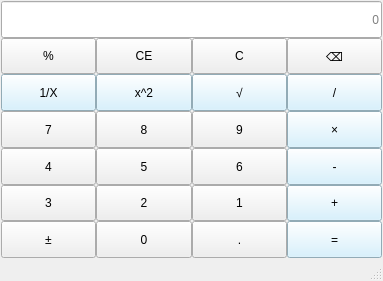
<?xml version="1.0" encoding="UTF-8"?>
<ui version="4.0">
 <class>MainWindow</class>
 <widget class="QMainWindow" name="MainWindow">
  <property name="geometry">
   <rect>
    <x>0</x>
    <y>0</y>
    <width>383</width>
    <height>281</height>
   </rect>
  </property>
  <property name="windowTitle">
   <string>计算器-温静怡-2023414290327</string>
  </property>
  <property name="styleSheet">
   <string notr="true">QPushButton{
	font: 12pt &quot;Microsoft YaHei UI&quot;;
}

QPushButton:hover{
	background-color:rgb(162, 204, 255)
}

QPushButton:pressed{
	background-color:rgb(71, 142, 255)
}</string>
  </property>
  <widget class="QWidget" name="centralwidget">
   <layout class="QGridLayout" name="gridLayout_2">
    <property name="leftMargin">
     <number>1</number>
    </property>
    <property name="topMargin">
     <number>1</number>
    </property>
    <property name="rightMargin">
     <number>1</number>
    </property>
    <property name="bottomMargin">
     <number>1</number>
    </property>
    <property name="horizontalSpacing">
     <number>0</number>
    </property>
    <property name="verticalSpacing">
     <number>3</number>
    </property>
    <item row="0" column="0">
     <layout class="QGridLayout" name="gridLayout">
      <property name="leftMargin">
       <number>0</number>
      </property>
      <property name="topMargin">
       <number>0</number>
      </property>
      <property name="rightMargin">
       <number>0</number>
      </property>
      <property name="bottomMargin">
       <number>0</number>
      </property>
      <property name="spacing">
       <number>0</number>
      </property>
      <item row="1" column="0">
       <widget class="QPushButton" name="btnPercentage">
        <property name="sizePolicy">
         <sizepolicy hsizetype="Minimum" vsizetype="Preferred">
          <horstretch>0</horstretch>
          <verstretch>0</verstretch>
         </sizepolicy>
        </property>
        <property name="text">
         <string>%</string>
        </property>
       </widget>
      </item>
      <item row="6" column="1">
       <widget class="QPushButton" name="btnNum0">
        <property name="sizePolicy">
         <sizepolicy hsizetype="Minimum" vsizetype="Preferred">
          <horstretch>0</horstretch>
          <verstretch>0</verstretch>
         </sizepolicy>
        </property>
        <property name="text">
         <string>0</string>
        </property>
       </widget>
      </item>
      <item row="6" column="0">
       <widget class="QPushButton" name="btnSign">
        <property name="sizePolicy">
         <sizepolicy hsizetype="Minimum" vsizetype="Preferred">
          <horstretch>0</horstretch>
          <verstretch>0</verstretch>
         </sizepolicy>
        </property>
        <property name="text">
         <string>±</string>
        </property>
       </widget>
      </item>
      <item row="2" column="2">
       <widget class="QPushButton" name="btnSqrt">
        <property name="sizePolicy">
         <sizepolicy hsizetype="Minimum" vsizetype="Preferred">
          <horstretch>0</horstretch>
          <verstretch>0</verstretch>
         </sizepolicy>
        </property>
        <property name="styleSheet">
         <string notr="true">QPushButton{
background-color: rgb(205, 239, 255)
}

QPushButton:hover{
	background-color:rgb(162, 204, 255)
}
QPushButton:pressed{
	background-color:rgb(71, 142, 255)
}</string>
        </property>
        <property name="text">
         <string>√</string>
        </property>
       </widget>
      </item>
      <item row="1" column="2">
       <widget class="QPushButton" name="btnClearAll">
        <property name="sizePolicy">
         <sizepolicy hsizetype="Minimum" vsizetype="Preferred">
          <horstretch>0</horstretch>
          <verstretch>0</verstretch>
         </sizepolicy>
        </property>
        <property name="text">
         <string>C</string>
        </property>
       </widget>
      </item>
      <item row="4" column="3">
       <widget class="QPushButton" name="btnMinus">
        <property name="sizePolicy">
         <sizepolicy hsizetype="Minimum" vsizetype="Preferred">
          <horstretch>0</horstretch>
          <verstretch>0</verstretch>
         </sizepolicy>
        </property>
        <property name="styleSheet">
         <string notr="true">QPushButton{
background-color: rgb(205, 239, 255)
}

QPushButton:hover{
	background-color:rgb(162, 204, 255)
}
QPushButton:pressed{
	background-color:rgb(71, 142, 255)
}</string>
        </property>
        <property name="text">
         <string>-</string>
        </property>
       </widget>
      </item>
      <item row="5" column="0">
       <widget class="QPushButton" name="btnNum3">
        <property name="sizePolicy">
         <sizepolicy hsizetype="Minimum" vsizetype="Preferred">
          <horstretch>0</horstretch>
          <verstretch>0</verstretch>
         </sizepolicy>
        </property>
        <property name="text">
         <string>3</string>
        </property>
       </widget>
      </item>
      <item row="4" column="1">
       <widget class="QPushButton" name="btnNum5">
        <property name="sizePolicy">
         <sizepolicy hsizetype="Minimum" vsizetype="Preferred">
          <horstretch>0</horstretch>
          <verstretch>0</verstretch>
         </sizepolicy>
        </property>
        <property name="text">
         <string>5</string>
        </property>
       </widget>
      </item>
      <item row="1" column="1">
       <widget class="QPushButton" name="btnClear">
        <property name="sizePolicy">
         <sizepolicy hsizetype="Minimum" vsizetype="Preferred">
          <horstretch>0</horstretch>
          <verstretch>0</verstretch>
         </sizepolicy>
        </property>
        <property name="text">
         <string>CE</string>
        </property>
       </widget>
      </item>
      <item row="4" column="2">
       <widget class="QPushButton" name="btnNum6">
        <property name="sizePolicy">
         <sizepolicy hsizetype="Minimum" vsizetype="Preferred">
          <horstretch>0</horstretch>
          <verstretch>0</verstretch>
         </sizepolicy>
        </property>
        <property name="text">
         <string>6</string>
        </property>
       </widget>
      </item>
      <item row="0" column="0" colspan="4">
       <widget class="QLineEdit" name="display">
        <property name="sizePolicy">
         <sizepolicy hsizetype="Expanding" vsizetype="Preferred">
          <horstretch>0</horstretch>
          <verstretch>0</verstretch>
         </sizepolicy>
        </property>
        <property name="alignment">
         <set>Qt::AlignmentFlag::AlignRight|Qt::AlignmentFlag::AlignTrailing|Qt::AlignmentFlag::AlignVCenter</set>
        </property>
        <property name="placeholderText">
         <string>0</string>
        </property>
       </widget>
      </item>
      <item row="3" column="1">
       <widget class="QPushButton" name="btnNum8">
        <property name="sizePolicy">
         <sizepolicy hsizetype="Minimum" vsizetype="Preferred">
          <horstretch>0</horstretch>
          <verstretch>0</verstretch>
         </sizepolicy>
        </property>
        <property name="text">
         <string>8</string>
        </property>
       </widget>
      </item>
      <item row="2" column="3">
       <widget class="QPushButton" name="btnDivide">
        <property name="sizePolicy">
         <sizepolicy hsizetype="Minimum" vsizetype="Preferred">
          <horstretch>0</horstretch>
          <verstretch>0</verstretch>
         </sizepolicy>
        </property>
        <property name="styleSheet">
         <string notr="true">QPushButton{
background-color: rgb(205, 239, 255)
}

QPushButton:hover{
	background-color:rgb(162, 204, 255)
}
QPushButton:pressed{
	background-color:rgb(71, 142, 255)
}</string>
        </property>
        <property name="text">
         <string>/</string>
        </property>
       </widget>
      </item>
      <item row="5" column="1">
       <widget class="QPushButton" name="btnNum2">
        <property name="sizePolicy">
         <sizepolicy hsizetype="Minimum" vsizetype="Preferred">
          <horstretch>0</horstretch>
          <verstretch>0</verstretch>
         </sizepolicy>
        </property>
        <property name="text">
         <string>2</string>
        </property>
       </widget>
      </item>
      <item row="2" column="1">
       <widget class="QPushButton" name="btnSquare">
        <property name="sizePolicy">
         <sizepolicy hsizetype="Minimum" vsizetype="Preferred">
          <horstretch>0</horstretch>
          <verstretch>0</verstretch>
         </sizepolicy>
        </property>
        <property name="styleSheet">
         <string notr="true">QPushButton{
background-color:rgb(205, 239, 255)
}

QPushButton:hover{
	background-color:rgb(162, 204, 255)
}
QPushButton:pressed{
	background-color:rgb(71, 142, 255)
}</string>
        </property>
        <property name="text">
         <string>x^2</string>
        </property>
       </widget>
      </item>
      <item row="3" column="0">
       <widget class="QPushButton" name="btnNum7">
        <property name="sizePolicy">
         <sizepolicy hsizetype="Minimum" vsizetype="Preferred">
          <horstretch>0</horstretch>
          <verstretch>0</verstretch>
         </sizepolicy>
        </property>
        <property name="styleSheet">
         <string notr="true"/>
        </property>
        <property name="text">
         <string>7</string>
        </property>
       </widget>
      </item>
      <item row="1" column="3">
       <widget class="QPushButton" name="btnDel">
        <property name="sizePolicy">
         <sizepolicy hsizetype="Minimum" vsizetype="Preferred">
          <horstretch>0</horstretch>
          <verstretch>0</verstretch>
         </sizepolicy>
        </property>
        <property name="text">
         <string>⌫</string>
        </property>
       </widget>
      </item>
      <item row="5" column="3">
       <widget class="QPushButton" name="btnPlus">
        <property name="sizePolicy">
         <sizepolicy hsizetype="Minimum" vsizetype="Preferred">
          <horstretch>0</horstretch>
          <verstretch>0</verstretch>
         </sizepolicy>
        </property>
        <property name="styleSheet">
         <string notr="true">QPushButton{
background-color: rgb(205, 239, 255)
}

QPushButton:hover{
	background-color:rgb(162, 204, 255)
}
QPushButton:pressed{
	background-color:rgb(71, 142, 255)
}</string>
        </property>
        <property name="text">
         <string>+</string>
        </property>
       </widget>
      </item>
      <item row="6" column="3">
       <widget class="QPushButton" name="btnEqual">
        <property name="sizePolicy">
         <sizepolicy hsizetype="Minimum" vsizetype="Preferred">
          <horstretch>0</horstretch>
          <verstretch>0</verstretch>
         </sizepolicy>
        </property>
        <property name="styleSheet">
         <string notr="true">QPushButton{
background-color: rgb(205, 239, 255)
}

QPushButton:hover{
	background-color:rgb(162, 204, 255)
}
QPushButton:pressed{
	background-color:rgb(71, 142, 255)
}</string>
        </property>
        <property name="text">
         <string>=</string>
        </property>
       </widget>
      </item>
      <item row="3" column="2">
       <widget class="QPushButton" name="btnNum9">
        <property name="sizePolicy">
         <sizepolicy hsizetype="Minimum" vsizetype="Preferred">
          <horstretch>0</horstretch>
          <verstretch>0</verstretch>
         </sizepolicy>
        </property>
        <property name="text">
         <string>9</string>
        </property>
       </widget>
      </item>
      <item row="5" column="2">
       <widget class="QPushButton" name="btnNum1">
        <property name="sizePolicy">
         <sizepolicy hsizetype="Minimum" vsizetype="Preferred">
          <horstretch>0</horstretch>
          <verstretch>0</verstretch>
         </sizepolicy>
        </property>
        <property name="text">
         <string>1</string>
        </property>
       </widget>
      </item>
      <item row="4" column="0">
       <widget class="QPushButton" name="btnNum4">
        <property name="sizePolicy">
         <sizepolicy hsizetype="Minimum" vsizetype="Preferred">
          <horstretch>0</horstretch>
          <verstretch>0</verstretch>
         </sizepolicy>
        </property>
        <property name="text">
         <string>4</string>
        </property>
       </widget>
      </item>
      <item row="2" column="0">
       <widget class="QPushButton" name="btnIriverse">
        <property name="sizePolicy">
         <sizepolicy hsizetype="Minimum" vsizetype="Preferred">
          <horstretch>0</horstretch>
          <verstretch>0</verstretch>
         </sizepolicy>
        </property>
        <property name="styleSheet">
         <string notr="true">QPushButton{
background-color: rgb(205, 239, 255)
}

QPushButton:hover{
	background-color:rgb(162, 204, 255)
}
QPushButton:pressed{
	background-color:rgb(71, 142, 255)
}</string>
        </property>
        <property name="text">
         <string>1/X</string>
        </property>
       </widget>
      </item>
      <item row="6" column="2">
       <widget class="QPushButton" name="btnperiod">
        <property name="sizePolicy">
         <sizepolicy hsizetype="Minimum" vsizetype="Preferred">
          <horstretch>0</horstretch>
          <verstretch>0</verstretch>
         </sizepolicy>
        </property>
        <property name="text">
         <string>.</string>
        </property>
       </widget>
      </item>
      <item row="3" column="3">
       <widget class="QPushButton" name="btnMultiple">
        <property name="sizePolicy">
         <sizepolicy hsizetype="Minimum" vsizetype="Preferred">
          <horstretch>0</horstretch>
          <verstretch>0</verstretch>
         </sizepolicy>
        </property>
        <property name="styleSheet">
         <string notr="true">QPushButton{
background-color: rgb(205, 239, 255)
}

QPushButton:hover{
	background-color:rgb(162, 204, 255)
}
QPushButton:pressed{
	background-color:rgb(71, 142, 255)
}</string>
        </property>
        <property name="text">
         <string>×</string>
        </property>
       </widget>
      </item>
     </layout>
    </item>
   </layout>
  </widget>
  <widget class="QMenuBar" name="menubar">
   <property name="geometry">
    <rect>
     <x>0</x>
     <y>0</y>
     <width>383</width>
     <height>22</height>
    </rect>
   </property>
  </widget>
  <widget class="QStatusBar" name="statusbar"/>
 </widget>
 <resources/>
 <connections/>
</ui>
